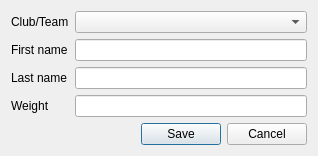
<?xml version="1.0" encoding="UTF-8"?>
<ui version="4.0">
 <class>AddFighterDlg</class>
 <widget class="QDialog" name="AddFighterDlg">
  <property name="windowModality">
   <enum>Qt::ApplicationModal</enum>
  </property>
  <property name="geometry">
   <rect>
    <x>0</x>
    <y>0</y>
    <width>318</width>
    <height>147</height>
   </rect>
  </property>
  <property name="windowTitle">
   <string>Add Fighter</string>
  </property>
  <layout class="QVBoxLayout" name="verticalLayout_2">
   <item>
    <layout class="QFormLayout" name="formLayout">
     <property name="fieldGrowthPolicy">
      <enum>QFormLayout::AllNonFixedFieldsGrow</enum>
     </property>
     <item row="0" column="0">
      <widget class="QLabel" name="label_club">
       <property name="text">
        <string>Club/Team</string>
       </property>
      </widget>
     </item>
     <item row="0" column="1">
      <widget class="QComboBox" name="comboBox_club"/>
     </item>
     <item row="1" column="0">
      <widget class="QLabel" name="label_firstname">
       <property name="text">
        <string>First name</string>
       </property>
      </widget>
     </item>
     <item row="1" column="1">
      <widget class="QLineEdit" name="lineEdit_firstname"/>
     </item>
     <item row="2" column="0">
      <widget class="QLabel" name="label_lastname">
       <property name="text">
        <string>Last name</string>
       </property>
      </widget>
     </item>
     <item row="2" column="1">
      <widget class="QLineEdit" name="lineEdit_lastname"/>
     </item>
     <item row="3" column="0">
      <widget class="QLabel" name="label_weight">
       <property name="text">
        <string>Weight</string>
       </property>
      </widget>
     </item>
     <item row="3" column="1">
      <widget class="QLineEdit" name="lineEdit_weight"/>
     </item>
    </layout>
   </item>
   <item>
    <widget class="QDialogButtonBox" name="buttonBox">
     <property name="orientation">
      <enum>Qt::Horizontal</enum>
     </property>
     <property name="standardButtons">
      <set>QDialogButtonBox::Cancel|QDialogButtonBox::Save</set>
     </property>
     <property name="centerButtons">
      <bool>false</bool>
     </property>
    </widget>
   </item>
  </layout>
 </widget>
 <resources/>
 <connections>
  <connection>
   <sender>buttonBox</sender>
   <signal>accepted()</signal>
   <receiver>AddFighterDlg</receiver>
   <slot>accept()</slot>
   <hints>
    <hint type="sourcelabel">
     <x>248</x>
     <y>254</y>
    </hint>
    <hint type="destinationlabel">
     <x>157</x>
     <y>274</y>
    </hint>
   </hints>
  </connection>
  <connection>
   <sender>buttonBox</sender>
   <signal>rejected()</signal>
   <receiver>AddFighterDlg</receiver>
   <slot>reject()</slot>
   <hints>
    <hint type="sourcelabel">
     <x>316</x>
     <y>260</y>
    </hint>
    <hint type="destinationlabel">
     <x>286</x>
     <y>274</y>
    </hint>
   </hints>
  </connection>
 </connections>
</ui>
